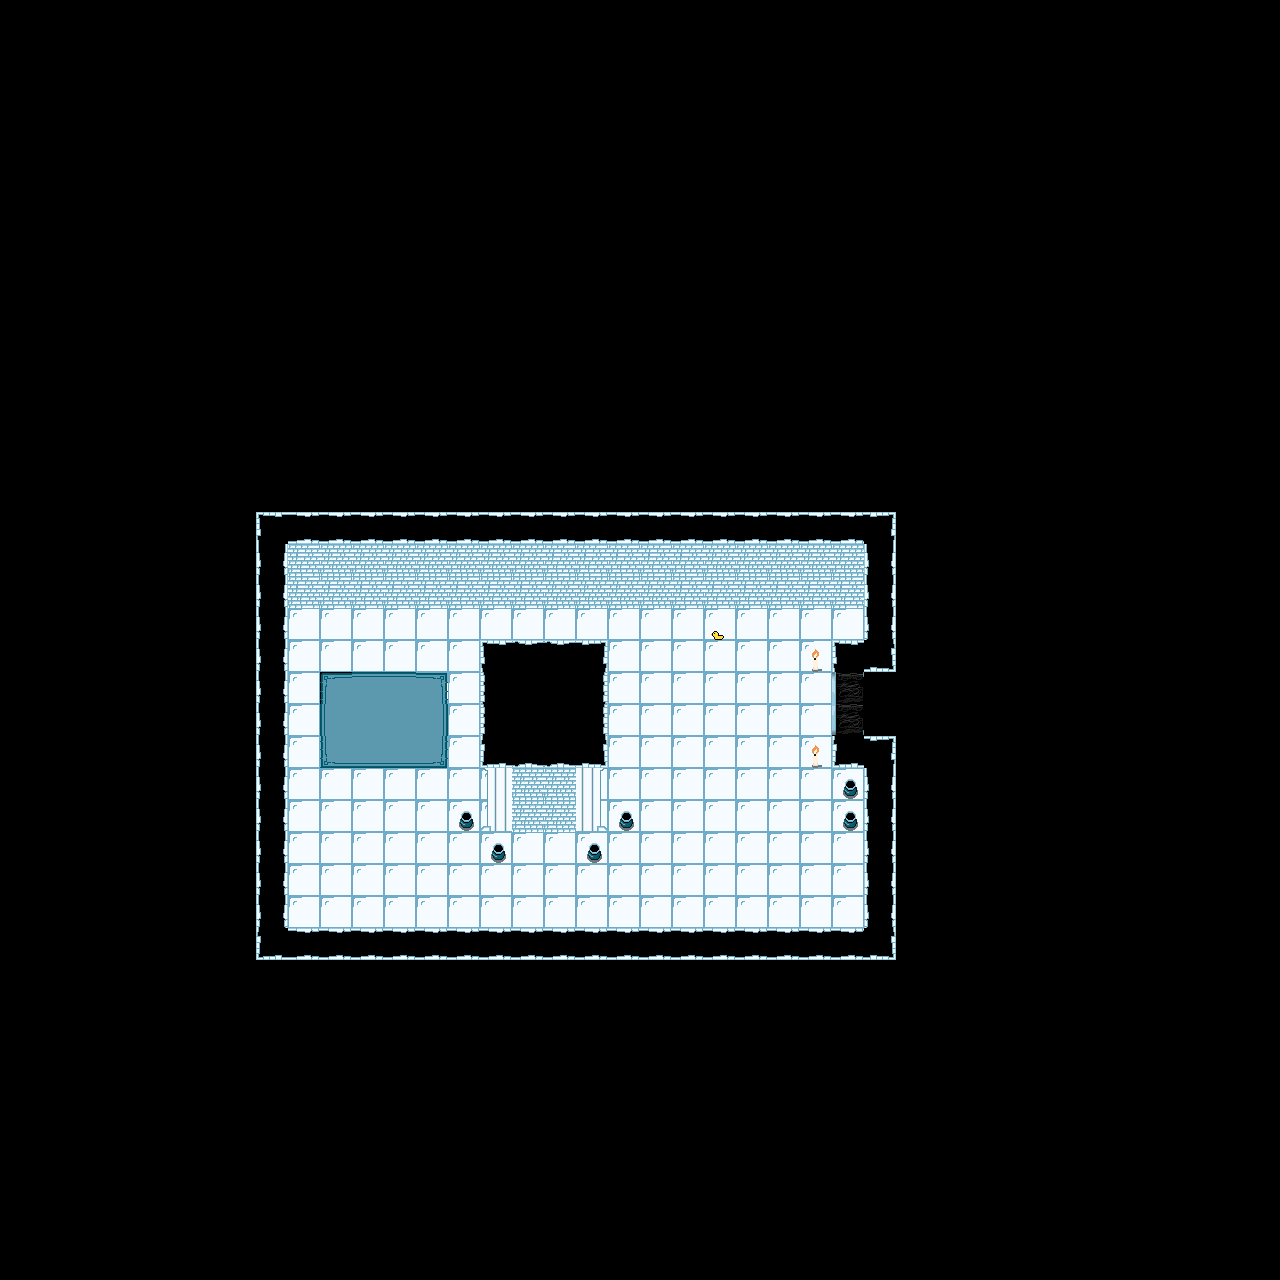

Rendered tile map (Tiled .tmx) drawn with the repository's tilesets; below, a short description and the map source with its tile grids summarised:
An orthogonal 40x40 tile map with 32x32 px tiles, 2 tile layers (Tile Layer 1, Tile Layer 2) and 11 objects.

<map version="1.10" tiledversion="1.11.2" orientation="orthogonal" renderorder="right-down" width="40" height="40" tilewidth="32" tileheight="32" infinite="0" nextlayerid="4" nextobjectid="21">
 <tileset firstgid="1" source="../FinalRoomTileset.tsx" />
 <layer id="1" name="Tile Layer 1" width="40" height="40">
  <data>[1600 cells, 278 non-empty, 12 distinct tile ids]</data>
 </layer>
 <objectgroup id="3" name="Object Layer 1">
  <object id="6" x="256" y="512" width="640" height="96">
   <properties>
    <property name="Tag" value="Wall" />
   </properties>
  </object>
  <object id="7" x="864" y="609" width="32" height="64">
   <properties>
    <property name="Tag" value="Wall" />
   </properties>
  </object>
  <object id="9" x="832" y="640" width="32" height="32">
   <properties>
    <property name="Tag" value="Wall" />
   </properties>
  </object>
  <object id="10" x="832" y="736" width="64" height="32">
   <properties>
    <property name="Tag" value="Wall" />
   </properties>
  </object>
  <object id="12" x="864" y="768" width="29.3333" height="153.333">
   <properties>
    <property name="Tag" value="Wall" />
   </properties>
  </object>
  <object id="14" x="288" y="928" width="608" height="32">
   <properties>
    <property name="Tag" value="Wall" />
   </properties>
  </object>
  <object id="15" x="256" y="608" width="32" height="320">
   <properties>
    <property name="Tag" value="Wall" />
   </properties>
  </object>
  <object id="16" x="832" y="672" width="32" height="64">
   <properties>
    <property name="Tag" value="Door" />
   </properties>
  </object>
  <object id="17" x="480" y="640" width="128" height="192">
   <properties>
    <property name="Tag" value="Wall" />
   </properties>
  </object>
  <object id="18" x="674" y="741" width="32" height="32">
   <properties>
    <property name="Enemy" value="PinBaller" />
    <property name="Tag" value="Enemy" />
   </properties>
  </object>
  <object id="20" x="653" y="859" width="32" height="32">
   <properties>
    <property name="Enemy" value="Sheller" />
    <property name="Tag" value="Enemy" />
   </properties>
  </object>
 </objectgroup>
 <layer id="2" name="Tile Layer 2" width="40" height="40">
  <data>[1600 cells, 44 non-empty, 25 distinct tile ids]</data>
 </layer>
</map>
